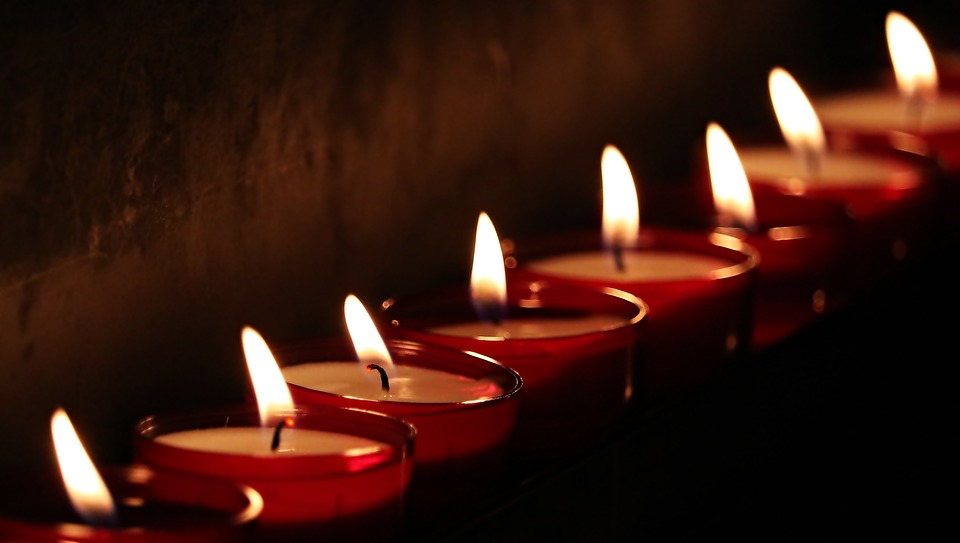
#> input picture week2/data/images/candle.jpg, 960 x 543 px
$ python sobel.py --filename ../../data/images/candle.jpg   (older library calls are emulated)
#> lines starting #> are read from the running program, lines starting #| are printed output that depends on the picture
# Copyright 2017 BIG VISION LLC ALL RIGHTS RESERVED
#
# This code is made available to the students of
# the online course titled "Computer Vision for Faces"
# by Satya Mallick for personal non-commercial use.
#
# Sharing this code is strictly prohibited without written
# permission from Big Vision LLC.
#
# For licensing and other inquiries, please email
# spmallick@bigvisionllc.com
#

import cv2,argparse
import numpy as np

ap = argparse.ArgumentParser()
ap.add_argument("-f", "--filename")
args = vars(ap.parse_args())

filename = "../../data/images/candle.jpg"
if args['filename']:
	filename = args['filename']

image = cv2.imread(filename, cv2.IMREAD_GRAYSCALE)
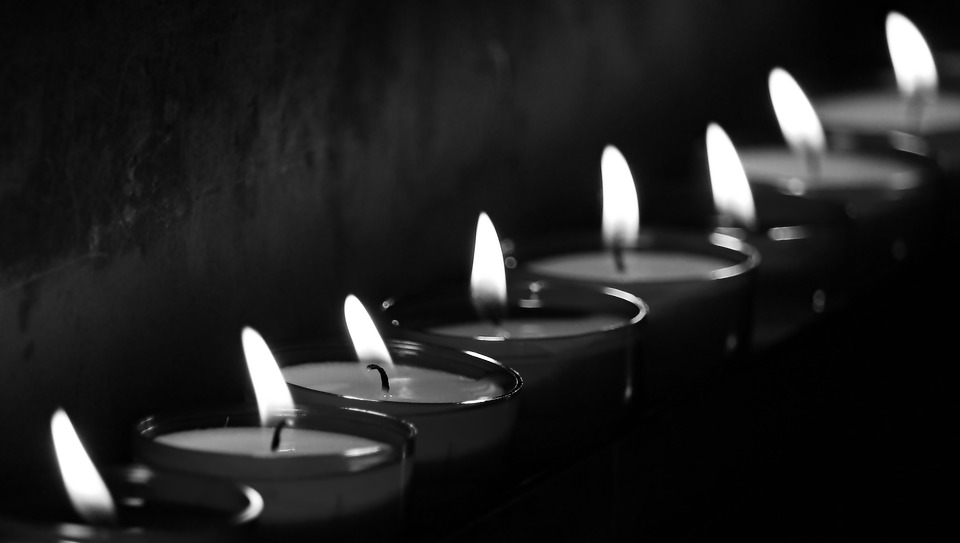
#> image: shape (543, 960); min 0, max 255, mean 33

# Check for invalid input
if image is None:
	print("Could not open or find the image")

# Apply sobel filter along x direction
sobelx = cv2.Sobel(image, cv2.CV_32F, 1, 0)
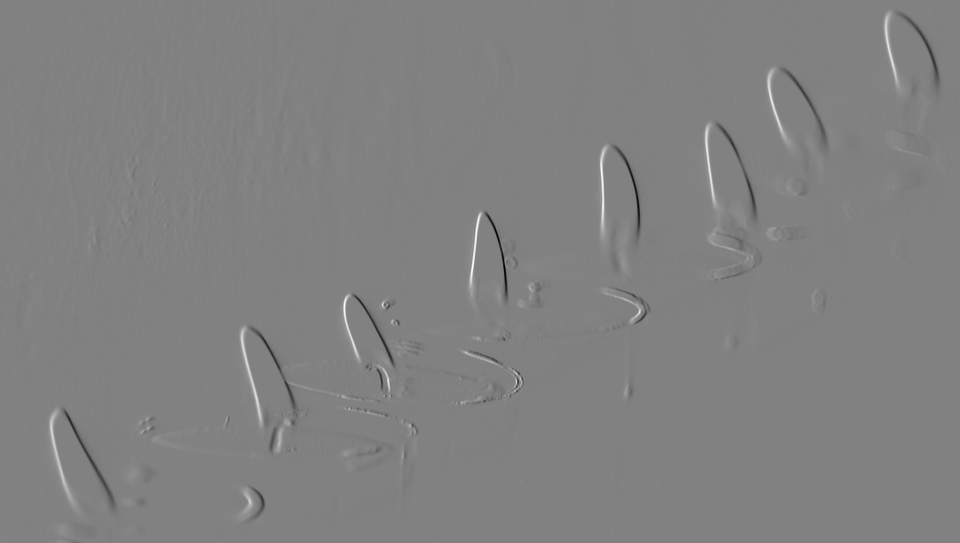
#> sobelx: shape (543, 960) float32; min -876, max 849, mean 0; drawn with min black and max white
# Apply sobel filter along y direction
sobely = cv2.Sobel(image,cv2.CV_32F,0,1)
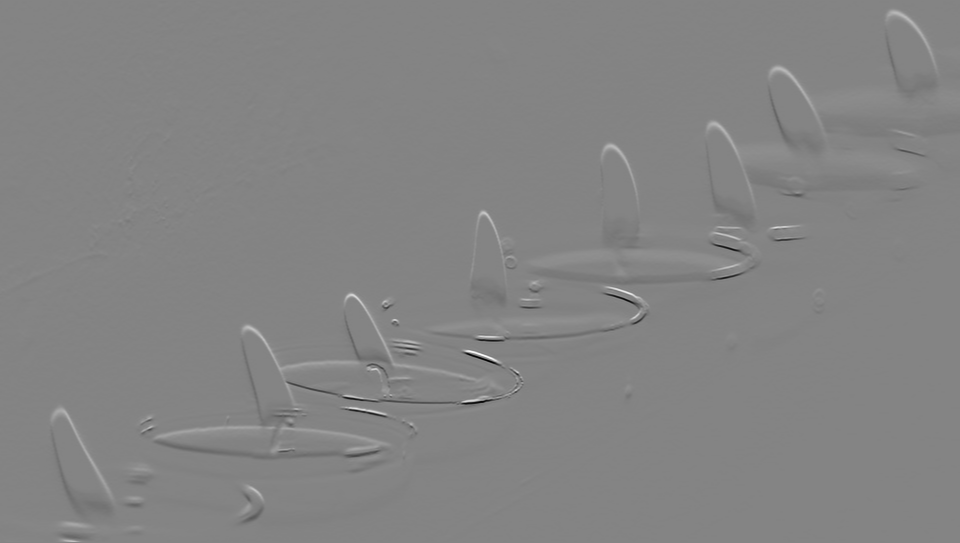
#> sobely: shape (543, 960) float32; min -968, max 902, mean -0.1; drawn with min black and max white

# Normalize image for display
cv2.normalize(sobelx, dst = sobelx, alpha = 0, beta = 1, norm_type = cv2.NORM_MINMAX, dtype = cv2.CV_32F)
cv2.normalize(sobely, dst = sobely, alpha = 0, beta = 1, norm_type = cv2.NORM_MINMAX, dtype = cv2.CV_32F)

# Display gradient images
combined = np.hstack([sobelx, sobely])
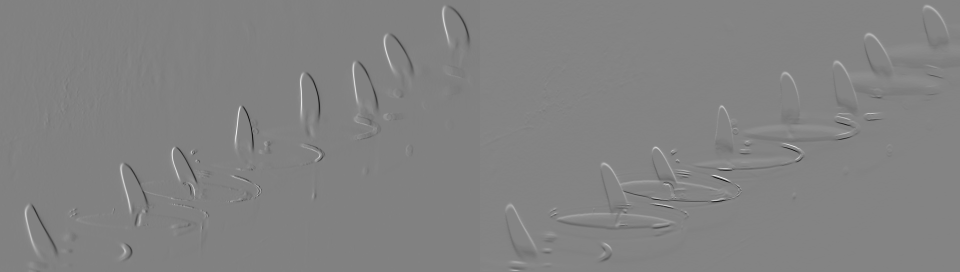
#> combined: shape (543, 1920) float32 (shown at 1/2 size); min 1.86e-08, max 1, mean 0.513
cv2.namedWindow("X Gradient   --   Y Gradient", cv2.WINDOW_AUTOSIZE)
cv2.imshow("X Gradient   --   Y Gradient", combined)

# Display original image
cv2.namedWindow("original image", cv2.WINDOW_AUTOSIZE)
cv2.imshow("original image", image)
cv2.waitKey(0)
cv2.destroyAllWindows()

# Write results
cv2.imwrite("results/sobelX.jpg", sobelx*255)
cv2.imwrite("results/sobelY.jpg", sobely*255)
